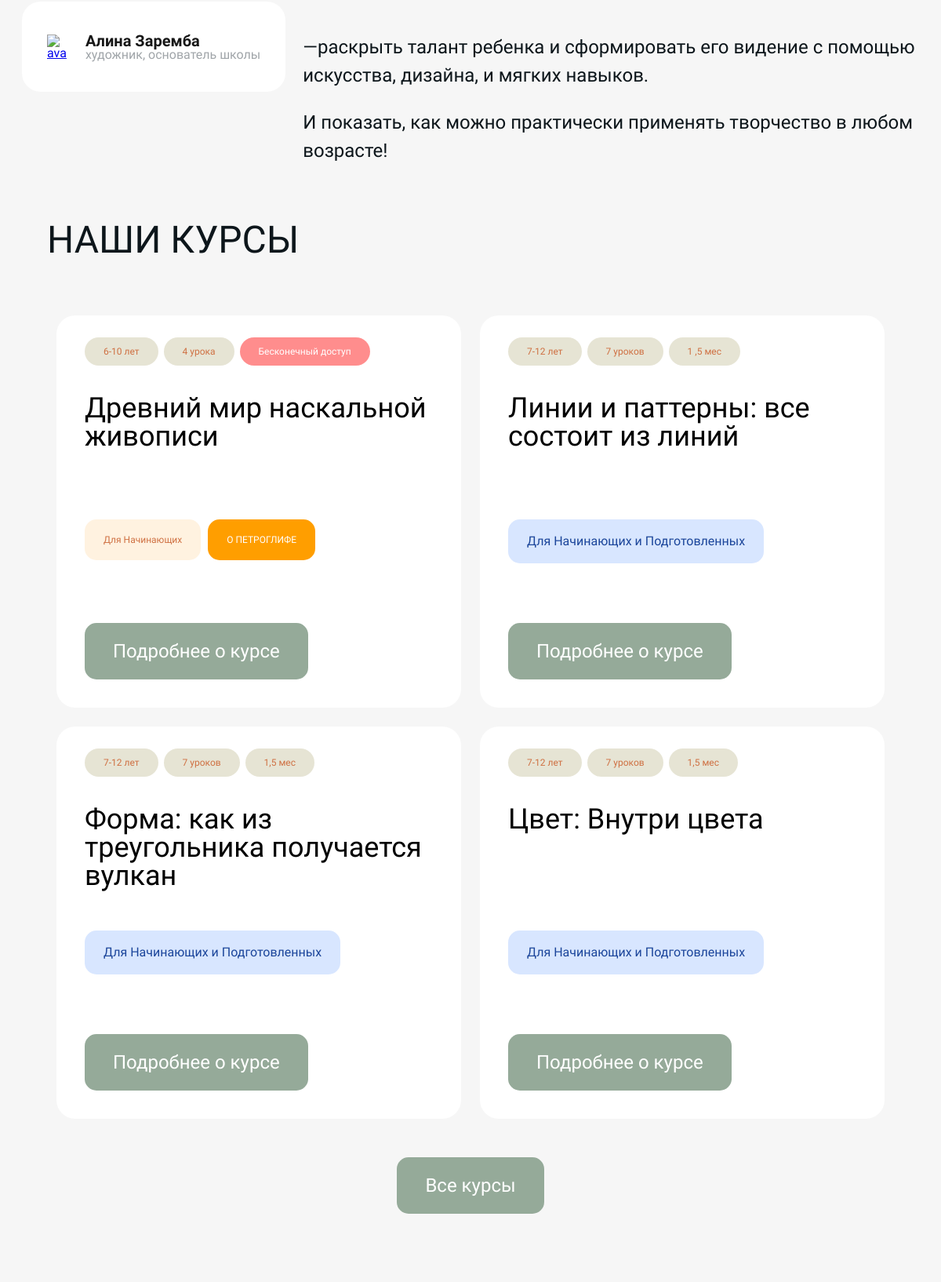
The app's page / (middle part), older data.
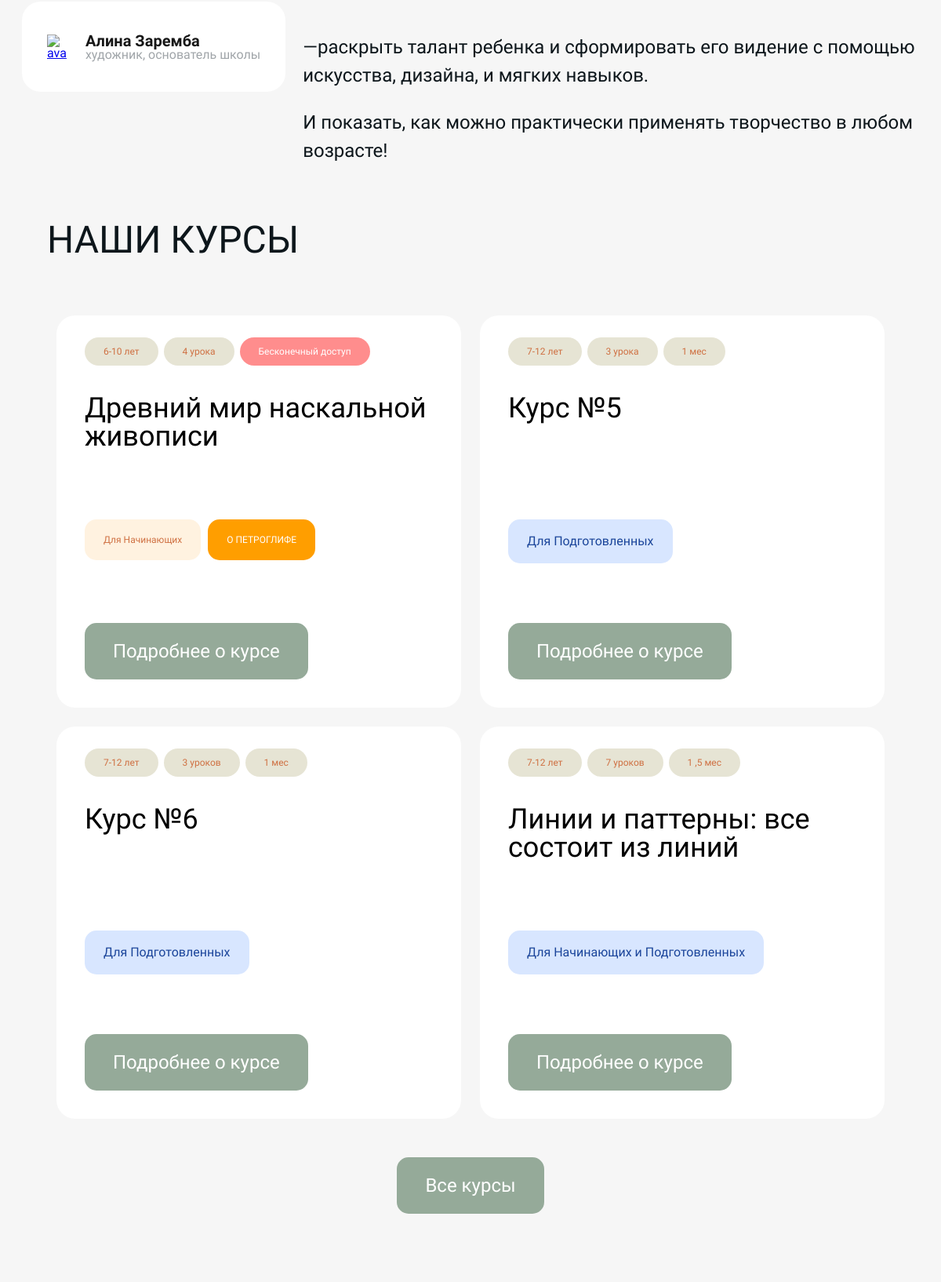
The same page, newer data.
### mainapp/models.py (models this page shows, shortened)
class Course(models.Model):
    class CourseCategory(models.TextChoices):
        ART = ("ART", "ИСКУССТВО")
        DESIGN = ("DESIGN", "ДИЗАЙН")
        SOFT_SKILLS = ("SOFT_SKILLS", "SOFT SKILLS")
    id = models.UUIDField(default=uuid4, primary_key=True)
    title = models.CharField(verbose_name="Название курса", max_length=150)
    slug = models.SlugField(verbose_name="URL", max_length=200, unique=True, blank=True, null=True)
    note = models.CharField(verbose_name="Цель курса", default='', max_length=200)
    description = models.TextField(verbose_name="Описание курса", blank=True)
    price = models.FloatField(verbose_name="Стоимость курса")
    category = models.CharField(verbose_name="Категория курса", max_length=11, choices=CourseCategory.choices)
    tools = models.TextField(verbose_name="Необходимые материалы и инструменты для курса", blank=True)
    filling = models.TextField(verbose_name="Наполнение курса", blank=True)
    image = models.ImageField(verbose_name="Изображение", blank=True, null=True, upload_to="сourses_images")
    teaser_video = models.FilePathField(verbose_name="Тизер-видео", blank=True, null=True, path=os.path.join(settings.MEDIA_ROOT, "teaser_video"))
    created_at = models.DateTimeField(verbose_name='Создан', auto_now_add=True)
    updated_at = models.DateTimeField(verbose_name='Обновлен', auto_now=True)
    tags = models.ManyToManyField(Tag, verbose_name="Теги курса", related_name="courses")
    benefits = models.ManyToManyField(Benefit, verbose_name="Польза курса", related_name="courses")
    talents = models.ManyToManyField(Talent, verbose_name="Навыки, которые дает курс", related_name="courses")
    students = models.ManyToManyField(settings.AUTH_USER_MODEL, verbose_name="Студенты курса", related_name="courses")
    is_popular = models.BooleanField(verbose_name="Популярный", default=False)
    deleted = models.BooleanField(verbose_name="Удален", default=False)
    age_group = models.CharField(verbose_name="Возрастная группа", max_length=25, blank=True)
    lesson_qty = models.CharField(verbose_name="Количество уроков", max_length=25, blank=True)
    duration = models.CharField(verbose_name="Продолжительность курса", max_length=25, blank=True)
    preparation = models.ForeignKey(Preparation, on_delete=models.CASCADE, null=True)
    class Meta:
        verbose_name = "Курс"
        verbose_name_plural = "Курсы"
        ordering = ["title"]

class Preparation(models.Model):
    id = models.UUIDField(default=uuid4, primary_key=True)
    value = models.CharField(verbose_name="Значение", max_length=50)
    def __str__(self):
        return self.value
    class Meta:
        verbose_name = "Уровень подготовки"
        verbose_name_plural = "Уровни подготовки"

### mainapp/views.py (the view)
# urls.py: path('', main_views.index, name='index'),
def index(request):
    context = {}
    courses = mainapp_models.Course.objects.exclude(slug='first-course')[:3]
    for course in courses:
        course.description = course.description.split('\n')
    first_course = get_object_or_404(mainapp_models.Course, slug='first-course')
    descriptions_first = first_course.description.split('\n')
    context = {'courses': courses,
               'first_course': first_course,
               'descriptions_first': descriptions_first,
               }
    return render(request, 'mainapp/index.html', context)

### mainapp/templates/mainapp/index.html (shortened to what this page needs)
{% extends "mainapp/base.html" %}
{% block content %}
    {% include "mainapp/parts_pages/task_school.html" %}
    {% include "mainapp/parts_pages/courses.html" %}
{% endblock %}

### mainapp/templates/mainapp/parts_pages/courses.html (shortened to what this page needs)
{% load static markdownify %}
    <div class="site-box">
        <section class="courses"  id="anchor-courses">
            <h1 class="section__title">Наши курсы</h1>
            <div class="courses__cards">
                <div class="courses__card">
                    <div class="courses__info">
                        <a class="courses__age" href="#">{{ first_course.age_group }}</a>
                        <a class="courses__count" href="#">{{ first_course.lesson_qty }}</a>
                        <a class="courses__time courses__time-unique" href="#">{{ first_course.duration }}</a>
                    </div>
                    <div class="courses__name">{{ first_course.title }}</div>
                    <div class="courses__for-btns">
                        <a class="courses__for-1" href="#"><div>{{ first_course.preparation }}</div></a>
                        <a class="courses__for-2" href="#"><div>О ПЕТРОГЛИФЕ</div></a>
                    </div>
                    <a class="courses__detailed" href="{% url 'course' first_course.slug %}"><div>Подробнее о курсе</div></a>
                </div>
                {% for item in courses %}
                <div class="courses__card">
                    <div class="courses__info">
                        <a class="courses__age" href="#">{{ item.age_group }}</a>
                        <a class="courses__count" href="#">{{ item.lesson_qty }}</a>
                        <a class="courses__time" href="#">{{ item.duration }}</a>
                    </div>
                    <div class="courses__name">{{ item.title }}</div>
                    <a class="courses__for" href="#"><div>{{ item.preparation }}</div></a>
                    <a class="courses__detailed" href="{% url 'course' item.slug %}"><div>Подробнее о курсе</div></a>
                </div>
                {% endfor %}
            </div>
            <div class="courses__all">
                <a class="courses__all-btn" href="#">Все курсы</a>
            </div>
        </section>
    </div>

Row changes from the older to the newer data that the page shows:
no longer on this page (row edited): Course: age_group "7-12 лет", lesson_qty "7 уроков", duration "1,5 мес", title "Форма: как из треугольника получается вулкан", preparation "Для Начинающих и Подготовленных"
no longer on this page (row edited): Course: age_group "7-12 лет", lesson_qty "7 уроков", duration "1,5 мес", title "Цвет: Внутри цвета", preparation "Для Начинающих и Подготовленных"
added Course: age_group "7-12 лет", lesson_qty "3 урока", duration "1 мес", title "Курс №5", preparation "Для Подготовленных"
added Course: age_group "7-12 лет", lesson_qty "3 уроков", duration "1 мес", title "Курс №6", preparation "Для Подготовленных"
